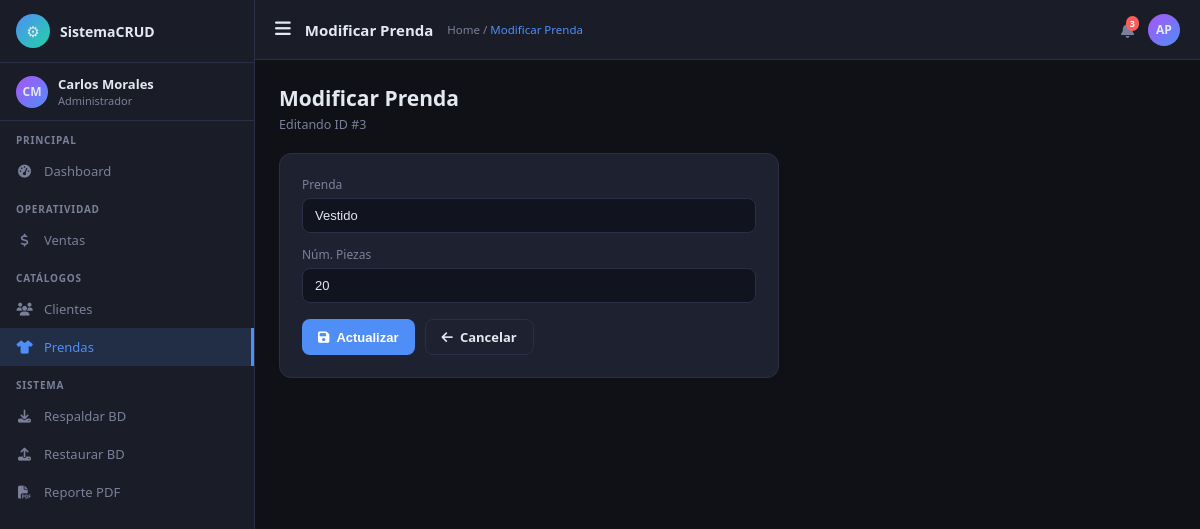
Page /index.php?controller=prenda&action=editar&id=3 on the earlier database version.
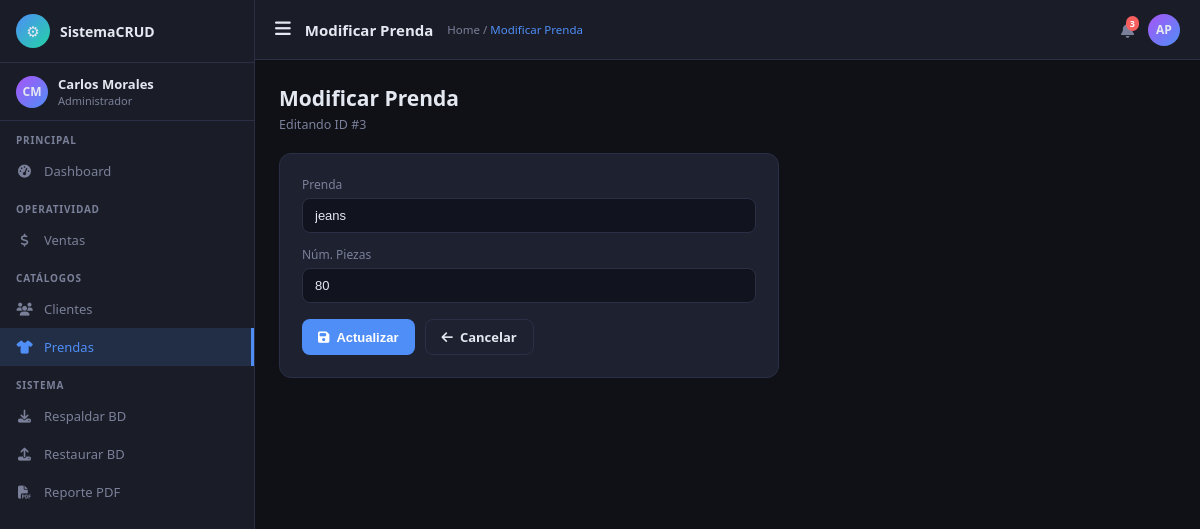
Same page on the later database version.
### tables this page shows
CREATE TABLE `prendas` (
  `Id_prendas` int NOT NULL AUTO_INCREMENT,
  `Prendas` varchar(10) NOT NULL,
  `Num_piezas` int NOT NULL DEFAULT '0',
  PRIMARY KEY (`Id_prendas`)
);

### controllers/PrendaController.php (called while the page is built, shortened)
<?php
class PrendaController {
    private $model;
    public function __construct() {
        $this->model = new Prenda();
    }
    public function editar() {
        $id     = (int)($_GET['id'] ?? 0);
        $prenda = $this->model->getById($id);
        require_once 'views/Prenda/modificar.php';
    }
}

### models/Database.php (called while the page is built, shortened)
<?php
class Database {
    private static $instance = null;
    public static function getConnection() {
        if (self::$instance === null) {
            self::$instance = new mysqli(DB_HOST, DB_USER, DB_PASS, DB_NAME);
            self::$instance->set_charset('utf8mb4');
        }
        return self::$instance;
    }
}

### models/Prenda.php (called while the page is built, shortened)
<?php
class Prenda {
    private $db;
    public function __construct() {
        $this->db = Database::getConnection();
    }
    public function getById(int $id): ?array {
        $stmt = $this->db->prepare('SELECT * FROM prendas WHERE Id_prendas = ?');
        $stmt->bind_param('i', $id);
        $stmt->execute();
        $row = $stmt->get_result()->fetch_assoc();
        return $row ?: null;
    }
}

### views/Prenda/modificar.php (the view, shortened to what this page needs)
<?php
require_once 'views/layouts/header.php';
?>
<div class="ptitle">Modificar Prenda</div>
<div class="psub">Editando ID #<?php echo $prenda['Id_prendas']; ?></div>
<div class="fcard" style="max-width:500px">
  <form action="<?php echo url('prenda','actualizar'); ?>" method="post">
    <div class="fg" style="margin-bottom:13px"><label>Prenda</label>
      <input class="fc" type="text" name="prendas" value="<?php echo htmlspecialchars($prenda['Prendas']); ?>"></div>
    <div class="fg" style="margin-bottom:16px"><label>Núm. Piezas</label>
      <input class="fc" type="number" name="num_piezas" value="<?php echo $prenda['Num_piezas']; ?>" min="0"></div>
    <div style="display:flex;gap:10px">
      <button type="submit" class="btn btn-primary"><i class="fas fa-save"></i> Actualizar</button>
      <a href="<?php echo url('prenda'); ?>" class="btn btn-outline"><i class="fas fa-arrow-left"></i> Cancelar</a>
    </div>
  </form>
</div>
<?php require_once 'views/layouts/footer.php'; ?>

Differences in the rows shown:
changed prendas id 3: prendas "Vestido" → "jeans"; num_piezas "20" → "80"
